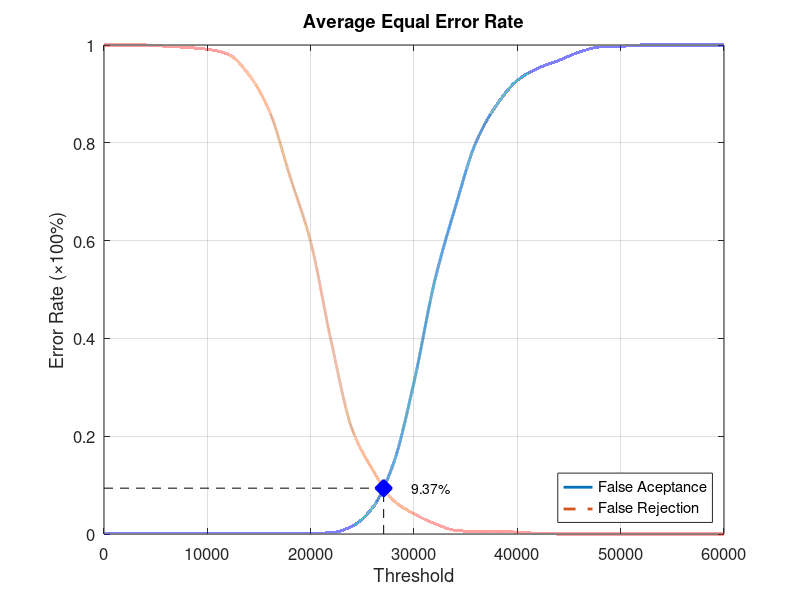
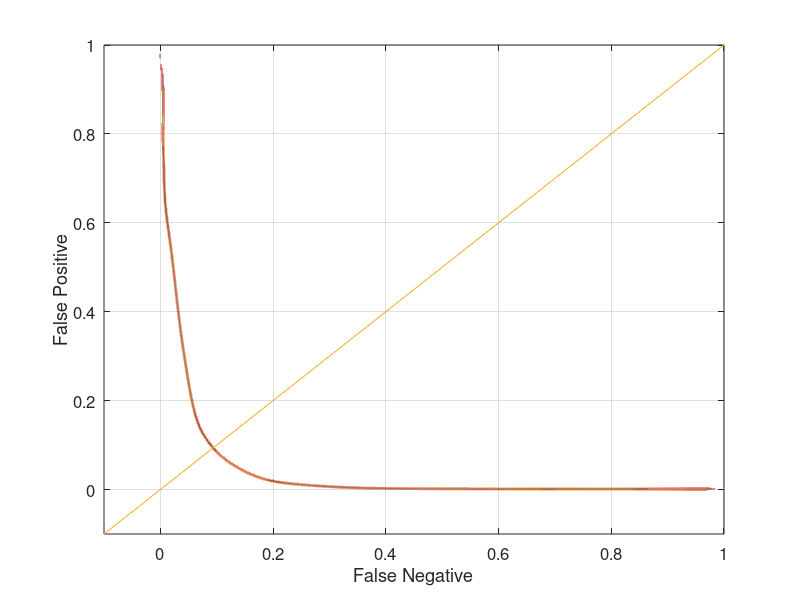

The MATLAB source for these figures, in order:
function yEER = Experiment2Average
close all;
clear;
clc;
x = 0:2000:60000;
xq = 0:0.5:60000;

y0 = [0 0.00131579 0.00131579 0.00131579 0.00131579 0.00131579 0.00131579 0.00131579 0.00131579 0.00131579 0.00131579 0.00263158 0.0157895 0.0539474 0.143421 0.310526 0.517105 0.668421 0.801316 0.877632 0.927632 0.952632 0.968421 0.985526 0.996053 0.997368 1 1 1 1 1];
yy0 = interp1(x, y0, xq, 'pchip');
y1 = [1 1 1 0.9975 0.995 0.99125 0.98125 0.94 0.865 0.73125 0.5975 0.3925 0.215 0.13125 0.06875 0.04125 0.02125 0.0075 0.005 0.005 0.00375 0.00125 0 0 0 0 0 0 0 0 0];
yy1 = interp1(x, y1, xq, 'pchip');

% Calculating EER: 
y2 = abs(y0 - y1);
find(y2 == min(y2))
yy2 = abs(yy0 - yy1);
xEER = find(yy2 == min(yy2));
xEERIndex = xq(xEER) % X-axis EER
yEER = yy0(xEER) % Y-axis EER

main = figure
plot(xq, yy0,'-','LineWidth', 2);	hold on
plot(xq, yy1,'--','LineWidth', 2);	hold on
plot([xEERIndex xEERIndex], [0 yEER], 'k--');	hold on
plot([0 xEERIndex], [yEER yEER], 'k--');	hold on
plot(xEERIndex, yEER, 'bx', 'LineWidth', 10);	hold on
text(xEERIndex + 10 * xEERIndex / 100, yEER, [num2str(round((10000 * yEER)) / 100) '%'])
legend('False Aceptance', 'False Rejection', 'Location', 'SouthEast')
xlabel('Threshold')
ylabel('Error Rate (\times100%)')
title('Average Equal Error Rate')
set(gca, 'FontSize', 12)
axis([0 60000 0 1])
grid on

print(main, 'Experiment2AverageMain', '-dpng');
FNRxFPR = figure('Color', [1 1 1]);
plot(yy1, yy0, '-', yy1, yy0, 'LineWidth', 2);
hold on
y = -0.1:0.1:1
plot(y, y); 
set(gca, 'FontSize', 12)
xlabel('False Negative')
ylabel('False Positive')
axis([-0.1 1 -0.1 1])
set(gca, 'FontSize', 12)
grid on

print(FNRxFPR, 'Experiment2AverageFNRxFPR','-dpng');
end
